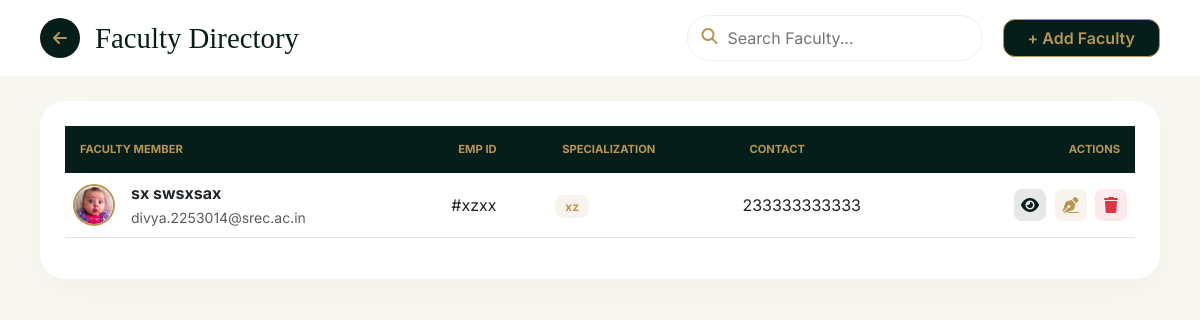
Page /index.php/teachers on the committed database.
### tables this page shows
CREATE TABLE `teachers` (
  `id` int(11) NOT NULL,
  `emp_id` varchar(50) NOT NULL,
  `subject` varchar(100) DEFAULT NULL,
  `qualification` varchar(100) DEFAULT NULL,
  `joining_date` date DEFAULT NULL,
  `salary` decimal(10,2) DEFAULT NULL,
  `first_name` varchar(100) DEFAULT NULL,
  `last_name` varchar(100) DEFAULT NULL,
  `email` varchar(100) DEFAULT NULL,
  `phone` varchar(20) DEFAULT NULL,
  `address` text DEFAULT NULL,
  `photo` varchar(255) DEFAULT 'default.png',
  `created_at` timestamp NOT NULL DEFAULT current_timestamp()
);

### application/controllers/Teachers.php (called while the page is built, shortened)
<?php
class Teachers extends CI_Controller {
    public function __construct() {
        $this->load->model('Teacher_model');
        $this->load->helper(array('url', 'form'));
    }
    public function index() {
        $data['teachers'] = $this->Teacher_model->get_teachers();
        $this->load->view('teacher_list', $data);
    }
}

### index.php (called while the page is built, shortened)
<?php
require_once BASEPATH.'core/CodeIgniter.php';

### application/models/Teacher_model.php (called while the page is built, shortened)
<?php
class Teacher_model extends CI_Model {
    public function get_teachers() {
        return $this->db->get('teachers')->result_array();
    }
}

### application/views/teacher_list.php (the view, shortened to what this page needs)
<!DOCTYPE html>
<html lang="en">
<head>
    <link href="https://cdn.jsdelivr.net/npm/bootstrap@5.3.0/dist/css/bootstrap.min.css" rel="stylesheet">
    <link rel="stylesheet" href="https://cdnjs.cloudflare.com/ajax/libs/font-awesome/6.4.0/css/all.min.css">
</head>
<body>
    <div class="page-header">
        <div class="d-flex align-items-center">
            <a href="<?= site_url('dashboard') ?>" class="back-circle"><i class="fa fa-arrow-left"></i></a>
            <h2>Faculty Directory</h2>
        </div>
        <div class="d-flex align-items-center">
            <div class="search-container me-3">
                <i class="fa fa-search"></i>
                <input type="text" id="searchInput" placeholder="Search Faculty..." onkeyup="searchTable()">
            </div>
            <a href="<?= site_url('teachers/add') ?>" class="btn px-4" style="background: var(--forest-green); color: var(--gold); border-radius: 12px; font-weight: 600; border: 1px solid var(--gold);">+ Add Faculty</a>
        </div>
    </div>
    <div class="main-content">
        <div class="glass-table-card">
            <table class="table align-middle" id="dataTable">
                <thead>
                    <tr>
                        <th>Faculty Member</th>
                        <th>Emp ID</th>
                        <th>Specialization</th>
                        <th>Contact</th>
                        <th class="text-end">Actions</th>
                    </tr>
                </thead>
                <tbody>
                    <?php foreach($teachers as $t): ?>
                    <tr>
                        <td>
                            <div class="d-flex align-items-center">
                                <img src="<?= $t['photo'] ? base_url('uploads/teachers/'.$t['photo']) : 'https://ui-avatars.com/api/?name='.$t['first_name'] ?>" class="teacher-img me-3">
                                <div><div class="fw-bold"><?= $t['first_name'].' '.$t['last_name'] ?></div><small class="text-muted"><?= $t['email'] ?></small></div>
                            </div>
                        </td>
                        <td>#<?= $t['emp_id'] ?></td>
                        <td><span class="subject-badge"><?= $t['subject'] ?></span></td>
                        <td><?= $t['phone'] ?></td>
                        <td class="text-end">
                            <button class="btn-action btn-view me-1" onclick='viewTeacher(<?= json_encode($t) ?>)'><i class="fa fa-eye"></i></button>
                            <a href="<?= site_url('teachers/edit/'.$t['id']) ?>" class="btn-action btn-edit me-1"><i class="fa fa-pen-nib"></i></a>
                            <a href="<?= site_url('teachers/delete/'.$t['id']) ?>" class="btn-action bg-danger bg-opacity-10 text-danger" onclick="return confirm('Remove record?')"><i class="fa fa-trash"></i></a>
                        </td>
                    </tr>
                    <?php endforeach; ?>
                </tbody>
            </table>
        </div>
    </div>
</body>
</html>

### application/views/teacher_list.php (style rules this page uses)
:root { --forest-green: #061e19; --gold: #b89552; --cream: #f8f7f2; }
body { background-color: var(--cream); font-family: 'Inter', sans-serif; height: 100vh; overflow: hidden; display: flex; flex-direction: column; }
.page-header { background: white; padding: 15px 40px; box-shadow: 0 2px 15px rgba(0,0,0,0.02); display: flex; align-items: center; justify-content: space-between; flex: 0 0 auto; }
.back-circle { width: 40px; height: 40px; background: var(--forest-green); color: var(--gold); display: flex; align-items: center; justify-content: center; border-radius: 50%; text-decoration: none; transition: 0.3s; }
h2 { font-family: 'Playfair Display', serif; color: var(--forest-green); margin: 0; margin-left: 15px; font-size: 1.8rem; }
.search-container { position: relative; width: 300px; }
.search-container input { border-radius: 50px; padding: 10px 20px 10px 40px; border: 1px solid #eee; }
.search-container i { position: absolute; left: 15px; top: 13px; color: var(--gold); }
.main-content { flex: 1; padding: 25px 40px; overflow-y: auto; }
.glass-table-card { background: white; border-radius: 25px; padding: 25px; box-shadow: 0 10px 40px rgba(0,0,0,0.03); }
.table thead th { background: var(--forest-green); color: var(--gold); padding: 15px; font-size: 0.7rem; text-transform: uppercase; border: none; }
.teacher-img { width: 42px; height: 42px; border-radius: 50%; object-fit: cover; border: 2px solid var(--gold); }
.subject-badge { background: rgba(184, 149, 82, 0.1); color: var(--gold); padding: 4px 10px; border-radius: 8px; font-size: 0.75rem; font-weight: 700; }
.btn-action { width: 32px; height: 32px; border-radius: 8px; display: inline-flex; align-items: center; justify-content: center; border: none; transition: 0.2s; }
.btn-view { background: rgba(6, 30, 25, 0.1); color: var(--forest-green); }
.btn-edit { background: rgba(184, 149, 82, 0.1); color: var(--gold); }

### rows in the picture
teachers: photo (picture), first_name "sx", last_name "swsxsax", email "divya.2253014@srec.ac.in", emp "xzxx", subject "xz", phone "233333333333"
